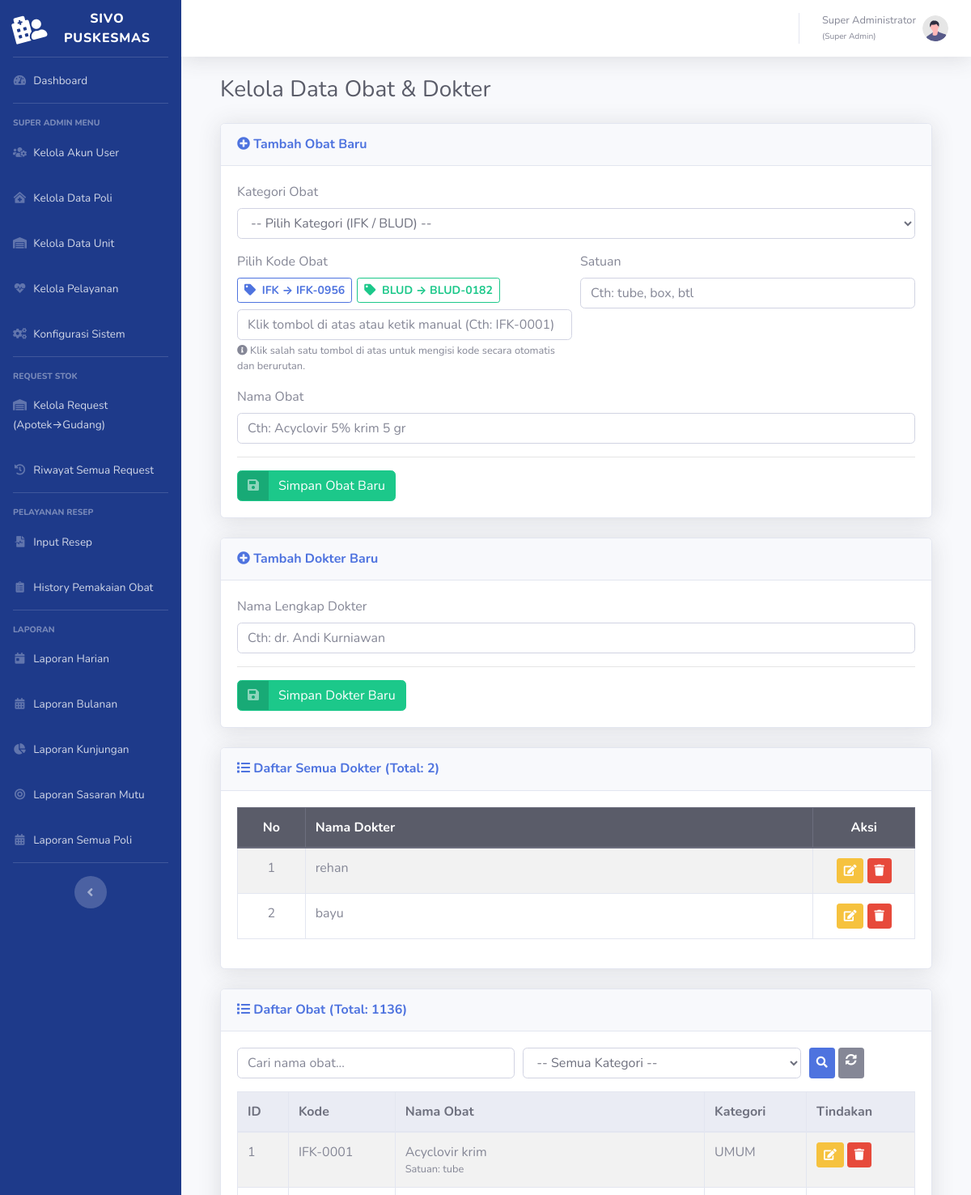
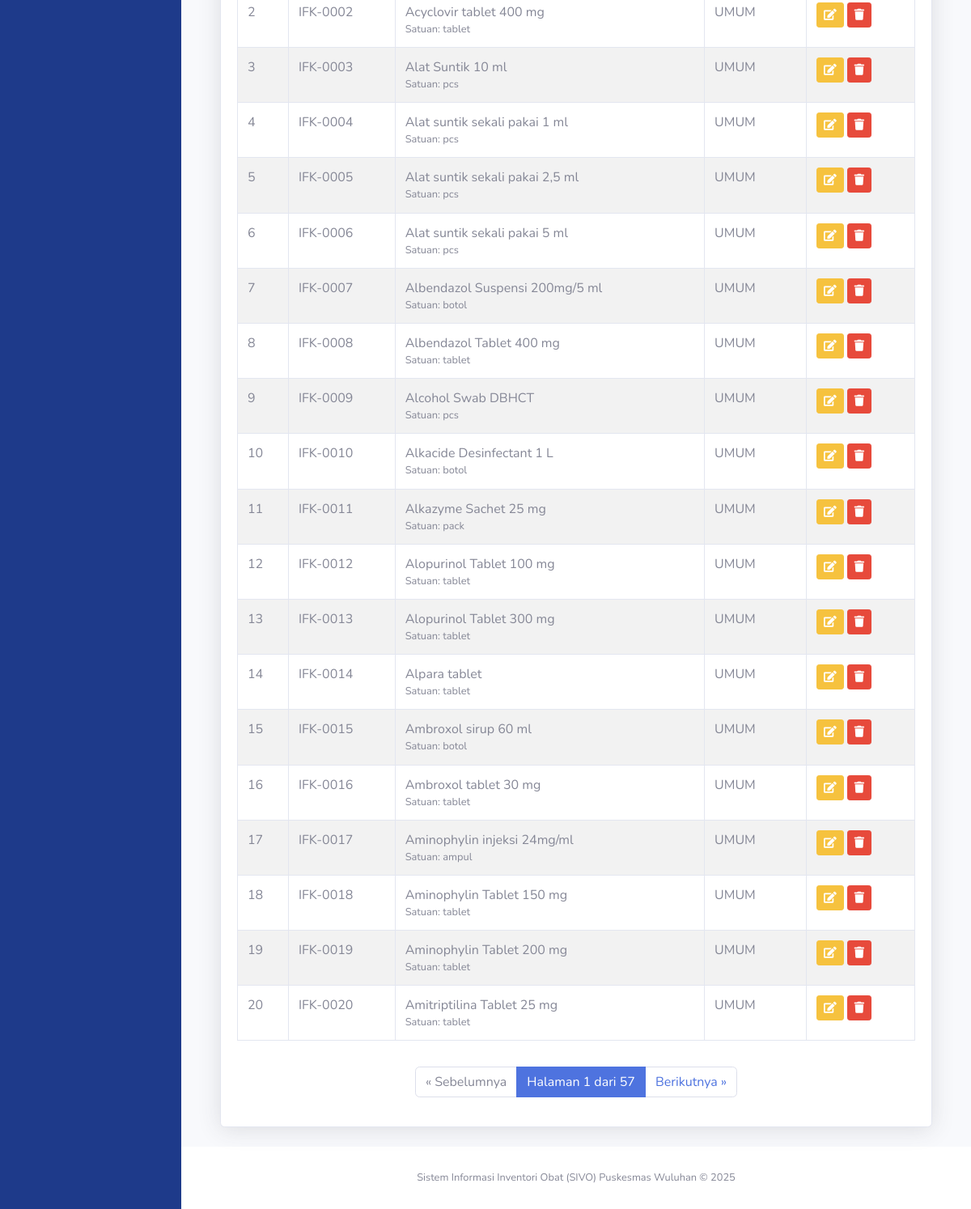
The page /master/data_obat.php (signed in) on the database its author committed (2 pictures, top to bottom).
### tables this page shows
CREATE TABLE `tbl_obat` (
  `id_obat` int(11) NOT NULL,
  `kode_obat` varchar(20) NOT NULL,
  `nama_obat` varchar(255) NOT NULL,
  `satuan` varchar(30) NOT NULL,
  `id_kategori_obat` int(11) DEFAULT NULL
);

CREATE TABLE `tbl_dokter` (
  `id_dokter` int(11) NOT NULL,
  `nama_dokter` varchar(100) NOT NULL,
  `id_poli` int(11) DEFAULT NULL
);

CREATE TABLE `tbl_kategori_obat` (
  `id_kategori_obat` int(11) NOT NULL,
  `id_jenis_obat` int(11) NOT NULL,
  `nama_kategori` varchar(100) NOT NULL COMMENT 'Cth: UMUM, PROGRAM IMUNISASI, BAHAN KIMIA'
);

### master/data_obat.php (the view, shortened to what the rows shown need)
<?php
require_once '../config.php';
$page_title = "Kelola Data Obat & Dokter";
try {
    $filter_kategori = $_GET['kategori'] ?? '';
    $search_nama = $_GET['search'] ?? '';
    $data_per_halaman = 20;
    $halaman_saat_ini = isset($_GET['halaman']) ? (int)$_GET['halaman'] : 1;
    $offset = ($halaman_saat_ini - 1) * $data_per_halaman;
    $sql_base = "FROM
                    tbl_obat o
                LEFT JOIN
                    tbl_kategori_obat k ON o.id_kategori_obat = k.id_kategori_obat
                LEFT JOIN
                    tbl_jenis_obat j ON k.id_jenis_obat = j.id_jenis_obat";
    $params = [];
    $sql_where = "";
    $sql_obat = "SELECT
                    o.id_obat, o.kode_obat, o.nama_obat, o.satuan, o.id_kategori_obat,
                    k.nama_kategori, j.nama_jenis_obat
                " . $sql_base . $sql_where . "
                ORDER BY
                    o.id_obat ASC";
    $sql_obat .= " LIMIT ? OFFSET ?";
    $params_data = $params;
    $params_data[] = $data_per_halaman;
    $params_data[] = $offset;
    $stmt_obat_list = $pdo->prepare($sql_obat);
    $stmt_obat_list->execute($params_data);
    $obats = $stmt_obat_list->fetchAll();
    $stmt_dokter = $pdo->query("SELECT id_dokter, nama_dokter FROM tbl_dokter ORDER BY id_dokter DESC");
    $dokters = $stmt_dokter->fetchAll();
    $sql_last_ifk = "SELECT o.kode_obat
                     FROM tbl_obat o
                     JOIN tbl_kategori_obat k ON o.id_kategori_obat = k.id_kategori_obat
                     JOIN tbl_jenis_obat j ON k.id_jenis_obat = j.id_jenis_obat
                     WHERE j.nama_jenis_obat = 'IFK' AND o.kode_obat LIKE 'IFK-%'
                     ORDER BY CAST(SUBSTRING_INDEX(o.kode_obat, '-', -1) AS UNSIGNED) DESC
                     LIMIT 1";
    $last_ifk_row = $pdo->query($sql_last_ifk)->fetch();
    $next_ifk_num  = $last_ifk_row ? (int)preg_replace('/\D/', '', explode('-', $last_ifk_row['kode_obat'])[1] ?? '0') + 1 : 1;
    $next_ifk_kode = 'IFK-' . str_pad($next_ifk_num, 4, '0', STR_PAD_LEFT);
    $sql_last_blud = "SELECT o.kode_obat
                      FROM tbl_obat o
                      JOIN tbl_kategori_obat k ON o.id_kategori_obat = k.id_kategori_obat
                      JOIN tbl_jenis_obat j ON k.id_jenis_obat = j.id_jenis_obat
                      WHERE j.nama_jenis_obat = 'BLUD' AND o.kode_obat LIKE 'BLUD-%'
                      ORDER BY CAST(SUBSTRING_INDEX(o.kode_obat, '-', -1) AS UNSIGNED) DESC
                      LIMIT 1";
    $last_blud_row = $pdo->query($sql_last_blud)->fetch();
    $next_blud_num  = $last_blud_row ? (int)preg_replace('/\D/', '', explode('-', $last_blud_row['kode_obat'])[1] ?? '0') + 1 : 1;
    $next_blud_kode = 'BLUD-' . str_pad($next_blud_num, 4, '0', STR_PAD_LEFT);
} catch (PDOException $e) {
    die("Error mengambil data: " . $e->getMessage());
}
include '../templates/header.php';
?>
<div class="container-fluid">
    <h1 class="h3 mb-4 text-gray-800"><?php echo htmlspecialchars($page_title); ?></h1>
    <div class="row">
        <div class="col-lg-12">
            <div class="card shadow mb-4">
                <div class="card-body">
                    <form action="<?php echo BASE_URL; ?>master/proses_crud_obat.php" method="POST">
                        <div class="form-row">
                            <div class="form-group col-md-6">
                                <div class="mb-2 d-flex flex-wrap gap-1" style="gap: 6px;">
                                    <button type="button"
                                            class="btn btn-sm btn-outline-primary font-weight-bold"
                                            id="btn_ifk_next"
                                            onclick="isiKodeObat('ifk')"
                                            title="Klik untuk mengisi kode IFK berikutnya">
                                        <i class="fas fa-tag mr-1"></i>
                                        IFK &rarr; <span id="label_ifk_next"><?php echo $next_ifk_kode; ?></span>
                                    </button>
                                    <button type="button"
                                            class="btn btn-sm btn-outline-success font-weight-bold"
                                            id="btn_blud_next"
                                            onclick="isiKodeObat('blud')"
                                            title="Klik untuk mengisi kode BLUD berikutnya">
                                        <i class="fas fa-tag mr-1"></i>
                                        BLUD &rarr; <span id="label_blud_next"><?php echo $next_blud_kode; ?></span>
                                    </button>
                                </div>
                            </div>
                        </div>
                    </form>
                </div>
            </div>
        </div>
        <div class="col-lg-12">
            <div class="card shadow mb-4">
                <div class="card-body">
                    <div class="table-responsive">
                        <table class="table table-bordered table-striped" width="100%">
                            <thead class="thead-dark">
                                <tr>
                                    <th width="10%" class="text-center">No</th>
                                    <th>Nama Dokter</th>
                                    <th width="15%" class="text-center">Aksi</th>
                                </tr>
                            </thead>
                            <tbody>
                                <?php if (empty($dokters)): ?>
                                    <tr>
                                        <td colspan="3" class="text-center">Belum ada data dokter.</td>
                                    </tr>
                                <?php else: ?>
                                    <?php $no_dok = 1; foreach ($dokters as $row): ?>
                                    <tr>
                                        <td class="text-center"><?= $no_dok++; ?></td>
                                        <td><?= htmlspecialchars($row['nama_dokter']); ?></td>
                                        <td class="text-center">
                                            <button class="btn btn-warning btn-sm"
                                                    data-toggle="modal"
                                                    data-target="#editDokterModal"
                                                    data-id="<?= $row['id_dokter']; ?>"
                                                    data-nama="<?= htmlspecialchars($row['nama_dokter']); ?>">
                                                <i class="fas fa-edit"></i>
                                            </button>
                                            <a href="<?php echo BASE_URL; ?>master/proses_tambah_dokter.php?action=delete&id=<?= $row['id_dokter']; ?>&csrf_token=<?= csrf_token(); ?>"
                                               onclick="return confirm('Hapus dokter \'<?= htmlspecialchars($row['nama_dokter']); ?>\'?');"
                                               class="btn btn-danger btn-sm">
                                                <i class="fas fa-trash"></i>
                                            </a>
                                        </td>
                                    </tr>
                                    <?php endforeach; ?>
                                <?php endif; ?>
                            </tbody>
                        </table>
                    </div>
                </div>
            </div>
        </div>
        <div class="col-lg-12">
            <div class="card shadow mb-4">
                <div class="card-body">
                    <div class="table-responsive">
                        <table class="table table-bordered table-striped" width="100%" cellspacing="0">
                            <thead class="thead-light">
                                <tr>
                                    <th>ID</th>
                                    <th>Kode</th>
                                    <th>Nama Obat</th>
                                    <th>Kategori</th>
                                    <th>Tindakan</th>
                                </tr>
                            </thead>
                            <tbody>
                                <?php if (empty($obats)): ?>
                                    <tr>
                                        <td colspan="5" class="text-center">
                                            <?php echo (empty($filter_kategori) && empty($search_nama)) ? 'Belum ada data obat.' : 'Data obat tidak ditemukan.'; ?>
                                        </td>
                                    </tr>
                                <?php else: ?>
                                    <?php foreach ($obats as $obat): ?>
                                        <tr>
                                            <td><?php echo $obat['id_obat']; ?></td>
                                            <td><?php echo htmlspecialchars($obat['kode_obat']); ?></td>
                                            <td>
                                                <?php echo htmlspecialchars($obat['nama_obat']); ?>
                                                <small class="d-block text-muted">Satuan: <?php echo htmlspecialchars($obat['satuan']); ?></small>
                                            </td>
                                            <td><?php echo htmlspecialchars(isset($obat['nama_kategori']) ? $obat['nama_kategori'] : 'N/A'); ?></td>
                                            <td>
                                                <button type="button" class="btn btn-warning btn-sm"
                                                        data-toggle="modal"
                                                        data-target="#editModal"
                                                        data-id="<?php echo $obat['id_obat']; ?>"
                                                        data-kode="<?php echo htmlspecialchars($obat['kode_obat']); ?>"
                                                        data-nama="<?php echo htmlspecialchars($obat['nama_obat']); ?>"
                                                        data-satuan="<?php echo htmlspecialchars($obat['satuan']); ?>"
                                                        data-id_kategori="<?php echo $obat['id_kategori_obat']; ?>">
                                                    <i class="fas fa-edit"></i>
                                                </button>
                                                <a href="<?php echo BASE_URL; ?>master/proses_crud_obat.php?action=delete&id=<?php echo $obat['id_obat']; ?>&csrf_token=<?php echo csrf_token(); ?>"
                                                   onclick="return confirm('PERINGATAN! Menghapus obat ini bisa GAGAL jika sudah terpakai di data transaksi.\n\nLanjutkan menghapus (<?php echo htmlspecialchars($obat['nama_obat']); ?>)?');"
                                                   class="btn btn-danger btn-sm">
                                                    <i class="fas fa-trash"></i>
                                                </a>
                                            </td>
                                        </tr>
                                    <?php endforeach; ?>
                                <?php endif; ?>
                            </tbody>
                        </table>
                    </div>
                </div>
            </div>
        </div>
    </div>
</div>
<?php
include '../templates/footer.php';
?>

### rows shown on the page
tbl_obat: kode_obat "IFK-0956"
tbl_obat: kode_obat "BLUD-0182"
tbl_dokter: nama_dokter "rehan"
tbl_dokter: nama_dokter "bayu"
tbl_obat: id_obat "1", kode_obat "IFK-0001", nama_obat "Acyclovir krim", satuan "tube", id_kategori_obat.nama_kategori "UMUM"
tbl_obat: id_obat "2", kode_obat "IFK-0002", nama_obat "Acyclovir tablet 400 mg", satuan "tablet", id_kategori_obat.nama_kategori "UMUM"
tbl_obat: id_obat "3", kode_obat "IFK-0003", nama_obat "Alat Suntik 10 ml", satuan "pcs", id_kategori_obat.nama_kategori "UMUM"
tbl_obat: id_obat "4", kode_obat "IFK-0004", nama_obat "Alat suntik sekali pakai 1 ml", satuan "pcs", id_kategori_obat.nama_kategori "UMUM"
tbl_obat: id_obat "5", kode_obat "IFK-0005", nama_obat "Alat suntik sekali pakai 2,5 ml", satuan "pcs", id_kategori_obat.nama_kategori "UMUM"
tbl_obat: id_obat "6", kode_obat "IFK-0006", nama_obat "Alat suntik sekali pakai 5 ml", satuan "pcs", id_kategori_obat.nama_kategori "UMUM"
tbl_obat: id_obat "7", kode_obat "IFK-0007", nama_obat "Albendazol Suspensi 200mg/5 ml", satuan "botol", id_kategori_obat.nama_kategori "UMUM"
tbl_obat: id_obat "8", kode_obat "IFK-0008", nama_obat "Albendazol Tablet 400 mg", satuan "tablet", id_kategori_obat.nama_kategori "UMUM"
tbl_obat: id_obat "9", kode_obat "IFK-0009", nama_obat "Alcohol Swab DBHCT", satuan "pcs", id_kategori_obat.nama_kategori "UMUM"
tbl_obat: id_obat "10", kode_obat "IFK-0010", nama_obat "Alkacide Desinfectant 1 L", satuan "botol", id_kategori_obat.nama_kategori "UMUM"
tbl_obat: id_obat "11", kode_obat "IFK-0011", nama_obat "Alkazyme Sachet 25 mg", satuan "pack", id_kategori_obat.nama_kategori "UMUM"
tbl_obat: id_obat "12", kode_obat "IFK-0012", nama_obat "Alopurinol Tablet 100 mg", satuan "tablet", id_kategori_obat.nama_kategori "UMUM"
tbl_obat: id_obat "13", kode_obat "IFK-0013", nama_obat "Alopurinol Tablet 300 mg", satuan "tablet", id_kategori_obat.nama_kategori "UMUM"
tbl_obat: id_obat "14", kode_obat "IFK-0014", nama_obat "Alpara tablet", satuan "tablet", id_kategori_obat.nama_kategori "UMUM"
tbl_obat: id_obat "15", kode_obat "IFK-0015", nama_obat "Ambroxol sirup 60 ml", satuan "botol", id_kategori_obat.nama_kategori "UMUM"
tbl_obat: id_obat "16", kode_obat "IFK-0016", nama_obat "Ambroxol tablet 30 mg", satuan "tablet", id_kategori_obat.nama_kategori "UMUM"
tbl_obat: id_obat "17", kode_obat "IFK-0017", nama_obat "Aminophylin injeksi 24mg/ml", satuan "ampul", id_kategori_obat.nama_kategori "UMUM"
tbl_obat: id_obat "18", kode_obat "IFK-0018", nama_obat "Aminophylin Tablet 150 mg", satuan "tablet", id_kategori_obat.nama_kategori "UMUM"
tbl_obat: id_obat "19", kode_obat "IFK-0019", nama_obat "Aminophylin Tablet 200 mg", satuan "tablet", id_kategori_obat.nama_kategori "UMUM"
tbl_obat: id_obat "20", kode_obat "IFK-0020", nama_obat "Amitriptilina Tablet 25 mg", satuan "tablet", id_kategori_obat.nama_kategori "UMUM"

### other values the page prints
$_SESSION['nama_lengkap'] "Super Administrator"
$_SESSION['role_nama'] "Super Admin"
$page_title "Kelola Data Obat & Dokter"
count($dokters) "2"
$total_data "1136"
$halaman_saat_ini "1"
$total_halaman "57"
